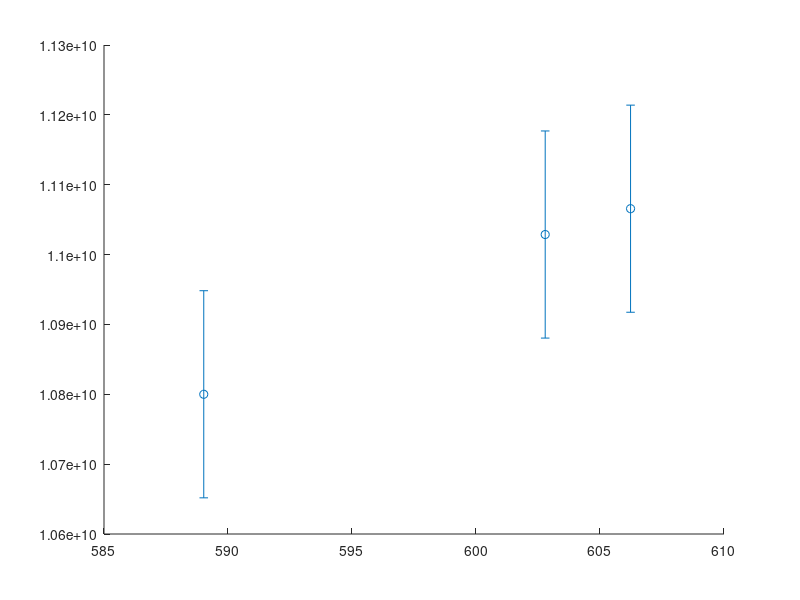

Here is the MATLAB script that generated this plot: (Note: this script raises an error after producing the figure.)
close all
clear all
clc

%use matlab from R2020a version
%CHANGE THE MATRIX F USED FOR HORIZONTAL OR VERTICAL
%% data

rho = 620; %density plywood
rhoA = 1.225; %density air
a = 0.425;
b = 0.299;
h = 0.003;
t = 0.002;    %thickness hole
N = 50;     %number of holes

R = [0.0045, 0.0075     %semi axis y and x ellipse  3-5 (9mm, 15mm)
     0.003, 0.009       %3-9 (6mm, 18mm)
     0.0045, 0.0135];   %3-9 (9mm, 27mm)
 
dim = size(R,1);

%% Calculations

volM = zeros(dim,1);
volDiff = zeros(dim,1);
massaDiff = zeros(dim,1);
massaM = zeros(dim,1);
massaTot = zeros(dim,1);
rhoh = zeros(dim,1);

volTot = a*b*h;                         %total volume of the plate
for k = 1:dim
    volM(k) = pi*R(k,1)*R(k,2)*t*N;     %total volume of the holes
    volDiff(k) = volTot - volM(k);      %volume only plywood
    massaDiff(k) = volDiff(k)*rho;      %mass only plywood
    massaM(k) = volM(k)*rhoA;           %mass only air
    massaTot(k) = massaDiff(k) + massaM(k);
    rhoh(k) = massaTot(k)/volTot;
end

%% natural freq of the tapa, from comsol eigenfreq
%    f02,    f20,     f11

F = [72.304, 106.15, 30.542;        %normal tapa
     72.481, 106.14, 30.582;        %tapa 9mm-15mm HORIZONTAL
     72.396, 106.18, 30.563;        %tapa 6mm-18mm HORIZONTAL
     72.559, 106.24, 30.602];       %tapa 9mm-27mm HORIZONTAL

% F = [72.304, 106.15, 30.542;        %normal tapa
%      72.563, 106,    30.579;        %tapa 9mm-15mm VERTICAL
%      72.539, 105.96, 30.571;        %tapa 6mm-18mm VERTICAL
%      72.864, 105.75, 30.613];       %tapa 9mm-27mm VERTICAL

%% Caldersmith's formulae  (constants for elastic deformation)
Dh = zeros(3,dim);
Eh = zeros(2,dim);
Gh = zeros(1,dim);

%true values
El = 11140*10^6;
Er = 5880*10^6;
Glr = 910*10^6;

%values for the normal tapa
D = [0.08006, 0.08006, 0.274]'.*[a^4, b^4, a^2*b^2]'.*(F(1,:)'.^2)*rho./(h^2); 
E = [12*D(1,1); 12*D(2,1)];
G = 3*D(3,1);

%error calculation
El_err = (E(1,1)-El)/El*100;
Er_err = (E(2,1)-Er)/Er*100;
fprintf('Error bars: El = %.1f%%,  Er = %.1f%%\n', El_err, Er_err);
Glr_err = abs((G-Glr)/Glr)*100;
fprintf('Error bars: Glr = %.1f%%\n\n', Glr_err);


%values for the tapa with holes
for j = 1:dim
    Dh(:,j) = [0.08006, 0.08006, 0.274]'.*[a^4, b^4, a^2*b^2]'.*(F(j+1,:)'.^2)*rhoh(j)./(h^2); 
    Eh(1,j) = 12*Dh(1,j);
    Eh(2,j) = 12*Dh(2,j);
    Gh(1,j) = 3*Dh(3,j);
end


diff = zeros(3,1);
diffE = zeros(2,1);
index = [1,3,4];
for i = 1:dim
    fprintf('case %d: holes of %.2fmm-%.2fmm\n',i,2*R(i,1)*10^3,2*R(i,2)*10^3)
    fprintf('New density %d = %.1f\nDensity variation = %.1f%%\n',i, rhoh(i), (1- rhoh(i)/rho)*100);
    for m = 1:3
        diff(m,i) = (1- Dh(m,i)/D(m,1))*100;
        fprintf('D%d = %d, D%dh = %d\n',index(m),D(m,1),index(m),Dh(m,i))
        fprintf('Percentage variation D%d = %.1f%%\n',index(m),diff(m,i))
    end
    fprintf('E1 = %d, E1h = %d\nE2 = %d, E2h = %d\n',E(1,1),Eh(1,i),E(2,1),Eh(2,i))
    for n = 1:2
        diffE(n,i) = (1- Eh(n,i)/E(n,1))*100;
        fprintf('Percentage variation E%d = %.1f%%\n',n,diffE(n,i))
    end
    diffG = (1- Gh(1,i)/G)*100;
    
    fprintf('G = %d, Gh = %d\n',G,Gh(1,i))
    fprintf('Percentage variation G = %.1f%%\n\n',diffG)
    
end

%% Plots

figure(1)
% scatter(rhoh(:,1), Eh(1,:),'DisplayName', 'E1 holes');
errorbar(rhoh(:,1), Eh(1,:),El_err*ones(size(rhoh))*El/100,'o', 'MarkerSize',8, 'MarkerFaceColor', 'blue');
hold on
yline(El, 'b--', 'LineWidth', 1);
lgd = legend('E1 holes', 'E1 normal tapa');
lgd.FontSize = 12;
lgd.Title.String = '1st type holes'; 
set(lgd, 'Box', 'off');
ax = gca;
ax.FontSize = 12; 
xlabel('Density [kg/m^3]', 'FontSize', 13)
ylabel('Young''s modulus E [Pa]', 'FontSize', 13)
%xlim([min(rhoh)-5 rho+5])
hold off

figure(2)
% scatter(rhoh(:,1), Eh(2,:),'DisplayName', 'E2 holes');
e = errorbar(rhoh(:,1), Eh(2,:),Er_err*ones(size(rhoh))*Er/100,'o', 'MarkerSize',8,'MarkerFaceColor', 'red');
e.Color = 'red';
yline(Er, 'r--', 'LineWidth', 1);
lgd = legend('E2 holes', 'E2 normal tapa');
lgd.FontSize = 12;
lgd.Title.String = '1st type holes'; 
set(lgd, 'Box', 'off');
ax = gca;
ax.FontSize = 12; 
xlabel('Density [kg/m^3]', 'FontSize', 13)
ylabel('Young''s modulus E [Pa]', 'FontSize', 13)
hold off

figure(3)
%scatter(rhoh(:,1), Gh(1,:),'DisplayName', 'G modulus tapa with holes')
e1 = errorbar(rhoh(:,1), Gh(1,:),Glr_err*ones(size(rhoh))*Glr/100,'o', 'MarkerSize',8,'MarkerFaceColor', 'magenta');
e1.Color = 'magenta';
yline(Glr, 'm--', 'LineWidth', 1);
%yline(G(1,1), 'b--', 'LineWidth', 0.5,'DisplayName', 'G modulus normal tapa estimated');
lgd = legend('G12 holes', 'G12 normal tapa');
lgd.FontSize = 12;
lgd.Title.String = '1st type holes'; 
set(lgd, 'Box', 'off');
ax = gca;
ax.FontSize = 12; 
xlabel('Density [kg/m^3]', 'FontSize', 13)
ylabel('Shear modulus G [Pa]', 'FontSize', 13)
ylim([8.0*10^8 9.2*10^8])
hold off

% figure(4)
% scatter(rhoh(:,1), Dh(1,:),'DisplayName', 'D1 holes')
% hold on
% scatter(rhoh(:,1), Dh(2,:),'DisplayName', 'D3 holes')
% hold on
% scatter(rhoh(:,1), Dh(3,:),'g','DisplayName', 'D4 holes')
% yline(D(1,1), 'b--', 'LineWidth', 0.5,'DisplayName', 'D1 normal tapa');
% yline(D(2,1), 'r--', 'LineWidth', 0.5,'DisplayName', 'D3 normal tapa');
% yline(D(3,1), 'g--', 'LineWidth', 0.5,'DisplayName', 'D4 normal tapa');
% legend
% xlabel('density [kg/m^3]')
% ylabel('Elastic deformation D [Pa]')
% hold off
